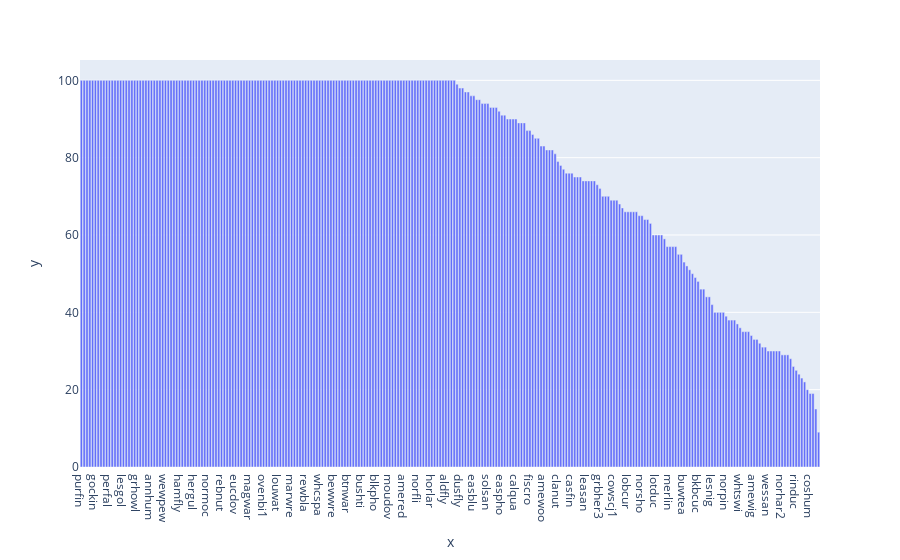

Notebook cell for this chart:
### Markdown cell above
## Species
Distribution of bird species

### Code cell
counts = train['ebird_code'].value_counts()
xp.bar(x=counts.index, y=counts, title='')

### Figure 1 — Plotly figure (JSON) as saved in the notebook; plotly's stock layout.template omitted (floating-point values rounded to 4 significant figures; data arrays with more than 128 entries replaced by an {"elided": "..."} marker saying what was removed)
{"data": [{"alignmentgroup": "True", "hovertemplate": "x=%{x}<br>y=%{y}<extra></extra>", "legendgroup": "", "marker": {"color": "#636efa"}, "name": "", "offsetgroup": "", "orientation": "v", "showlegend": false, "textposition": "auto", "type": "bar", "x": {"elided": "264 str values"}, "xaxis": "x", "y": {"elided": "264 int values"}, "yaxis": "y"}], "layout": {"autosize": true, "barmode": "relative", "legend": {"tracegroupgap": 0}, "margin": {"t": 60}, "xaxis": {"anchor": "y", "autorange": true, "domain": [0, 1], "range": [-0.5, 263.5], "title": {"text": "x"}, "type": "category"}, "yaxis": {"anchor": "x", "autorange": true, "domain": [0, 1], "range": [0, 105.3], "title": {"text": "y"}, "type": "linear"}}}
